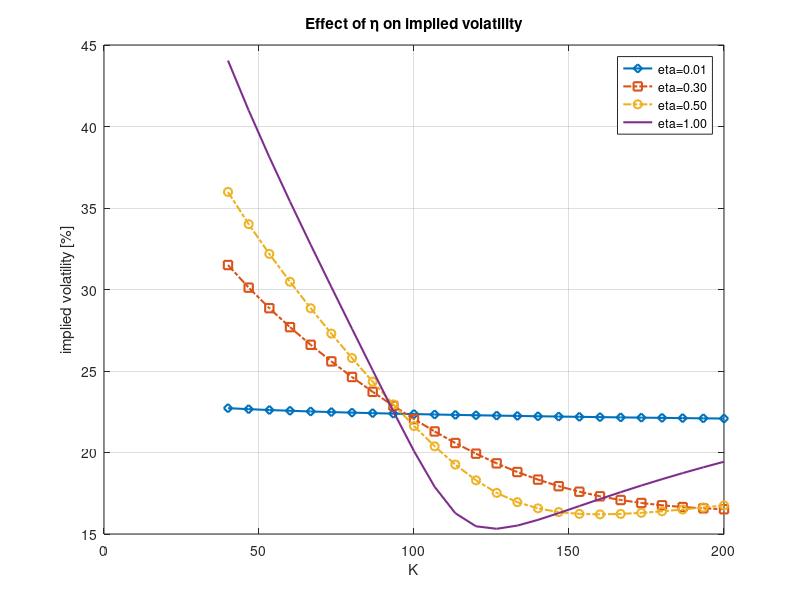
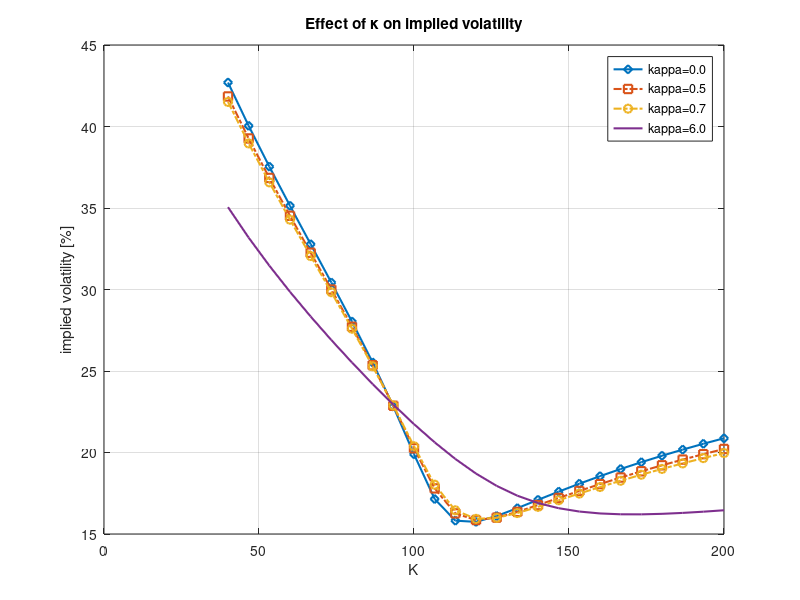
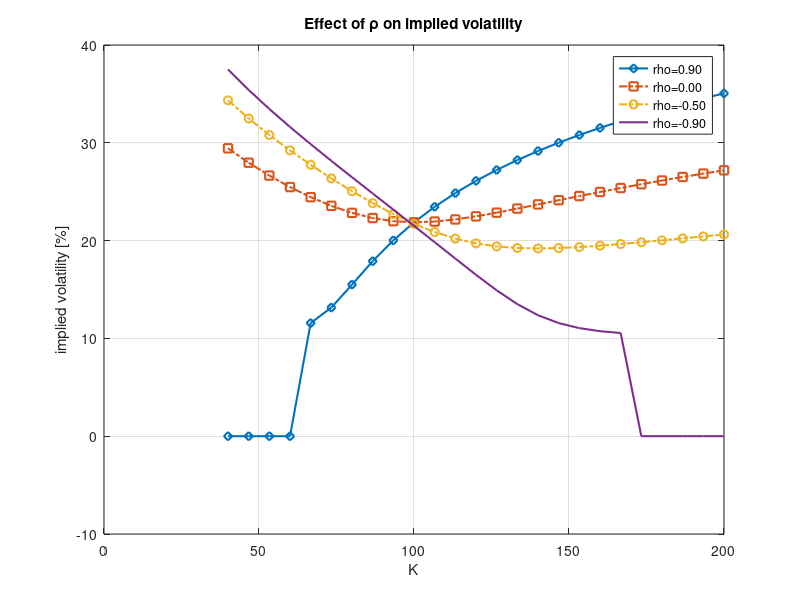
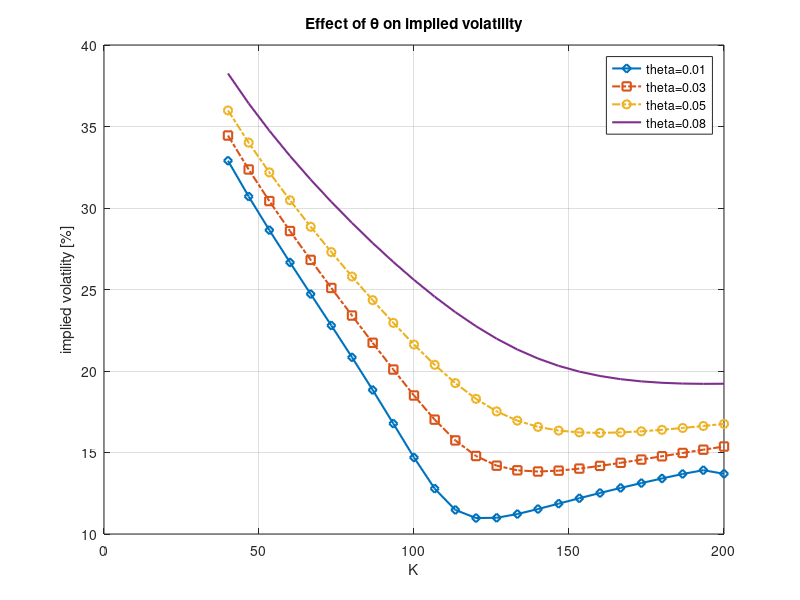

MATLAB code to generate these figures, in order:
function HestonModelImpliedVols
clc;clf;close all;

% Heston model parameters

T      = 0.5;
S0     = 100;
CP     = 'c';

kappa  = 5;
gamma  = 0.5; % eta (n) = gamma
vBar   = 0.05; % vBar = theta
rho    = -0.7;
v0     = 0.05;
r      = 0.01; % r = mu

% Range of strike prices

K      = linspace(40,200,25)'; 

% COS method settings

N = 500;
L = 5;

% Effect of gamma (eta)

gammaV = [0.01, 0.3, 0.5, 1];
ivM = zeros(length(K),length(gammaV));
argLegend = cell(5,1);
idx = 1;
for i=1:length(gammaV)
    gammaTemp = gammaV(i);

    % Compute ChF for the Heston model

    cf = @(u) ChFHeston(u, T, kappa,vBar,gammaTemp,rho, v0, r);

    % The COS method

    optPrice = CallPutOptionPriceCOSMthd(cf,CP,S0,r,T,K,N,L);
    for j = 1:length(K)
        strike = K(j);
        call   = optPrice(j);
        ivM(j,i) = ImpliedVolatility(CP,call,strike,T,S0,r,0.3)*100;
    end
    argLegend{idx} = sprintf('eta=%.2f',gammaTemp);
    idx = idx + 1;
end
MakeFigure(K, ivM,argLegend,'Effect of \eta on implied volatility')

% Effect of kappa

kappaV = [0.01, 0.5, 0.7, 6.0];
ivM = zeros(length(K),length(kappaV));
argLegend = cell(5,1);
idx = 1;
for i=1:length(kappaV)
    kappaTemp = kappaV(i);

    % Compute ChF for the Heston model

    cf = @(u) ChFHeston(u, T, kappaTemp,vBar,gamma,rho, v0, r);

    % The COS method

    optPrice = CallPutOptionPriceCOSMthd(cf,CP,S0,r,T,K,N,L);
    for j = 1:length(K)
        strike = K(j);
        call   = optPrice(j);
        ivM(j,i) = ImpliedVolatility(CP,call,strike,T,S0,r,0.3)*100;
    end
    argLegend{idx} = sprintf('kappa=%.1f',kappaTemp);
    idx = idx + 1;
end
MakeFigure(K, ivM,argLegend,'Effect of \kappa on implied volatility')

% Effect of rho

rhoV = [0.9, 0, -0.5, -0.9];
ivM = zeros(length(K),length(rhoV));
argLegend = cell(5,1);
idx = 1;
for i=1:length(rhoV)
    rhoTemp = rhoV(i);

    % Compute ChF for the Heston model

    cf = @(u) ChFHeston(u, T, kappa,vBar,gamma,rhoTemp, v0, r);

    % The COS method

    optPrice = CallPutOptionPriceCOSMthd(cf,CP,S0,r,T,K,N,L);
    for j = 1:length(K)
        strike = K(j);
        call   = optPrice(j);
        ivM(j,i) = ImpliedVolatility(CP,call,strike,T,S0,r,0.3)*100;
    end
    argLegend{idx} = sprintf('rho=%.2f',rhoTemp);
    idx = idx + 1;
end
MakeFigure(K, ivM,argLegend,'Effect of \rho on implied volatility')

% Effect of vBar (theta)

vBarV = [0.01, 0.03, 0.05, 0.08];
ivM = zeros(length(K),length(vBarV));
argLegend = cell(5,1);
idx = 1;
for i=1:length(rhoV)
    vBarTemp = vBarV(i);

    % Compute ChF for the Heston model

    cf = @(u) ChFHeston(u, T, kappa,vBarTemp,gamma,rho, v0, r);

    % The COS method

    optPrice = CallPutOptionPriceCOSMthd(cf,CP,S0,r,T,K,N,L);
    for j = 1:length(K)
        strike = K(j);
        call   = optPrice(j);
        ivM(j,i) = ImpliedVolatility(CP,call,strike,T,S0,r,0.3)*100;
    end
    argLegend{idx} = sprintf('theta=%.2f',vBarTemp);
    idx = idx + 1;
end
MakeFigure(K, ivM,argLegend,'Effect of \theta on implied volatility')

function cf=ChFHeston(u, tau, kappa,vBar,gamma,rho, v0, r)
i     = complex(0,1);

% Functions D_1 and g

D_1  = sqrt(((kappa -i*rho*gamma.*u).^2+(u.^2+i*u)*gamma^2));
g    = (kappa- i*rho*gamma*u-D_1)./(kappa-i*rho*gamma*u+D_1);    

% Complex-valued functions A and C

C = (1/gamma^2)*(1-exp(-D_1*tau))./(1-g.*exp(-D_1*tau)).*(kappa-gamma*rho*i*u-D_1);
A = i*u*r*(tau) + kappa*vBar*tau/gamma^2 * (kappa-gamma*rho*i*u-D_1)-2*kappa*vBar/gamma^2*log((1-g.*exp(-D_1*tau))./(1-g)); % exp(iuln(S0)) is excluded for better results

% ChF for the Heston model

cf = exp(A + C * v0);

function value = CallPutOptionPriceCOSMthd(cf,CP,S0,r,tau,K,N,L)
i = complex(0,1);


% cf   - Characteristic function, in the book denoted as \varphi
% CP   - C for call and P for put
% S0   - Initial stock price
% r    - Interest rate (constant)
% tau  - Time to maturity
% K    - Vector of strike prices
% N    - Number of expansion terms
% L    - Size of truncation domain (typ.:L=8 or L=10)

x0 = log(S0 ./ K);   

% Truncation domain

a = 0 - L * sqrt(tau); 
b = 0 + L * sqrt(tau);

k = 0:N-1;              % Row vector, index for expansion terms
u = k * pi / (b - a);   % ChF arguments

H_k = CallPutCoefficients(CP,a,b,k);
temp    = (cf(u) .* H_k).';
temp(1) = 0.5 * temp(1);      % Multiply the first element by 1/2

mat = exp(i * (x0 - a) * u);  % Matrix-vector manipulations

% Final output

value = exp(-r * tau) * K .* real(mat * temp);

% Coefficients H_k for the COS method

function H_k = CallPutCoefficients(CP,a,b,k)
    if lower(CP) == 'c' || CP == 1
        c = 0;
        d = b;
        [Chi_k,Psi_k] = Chi_Psi(a,b,c,d,k);
         if a < b && b < 0.0
            H_k = zeros([length(k),1]);
         else
            H_k = 2.0 / (b - a) * (Chi_k - Psi_k);
         end
    elseif lower(CP) == 'p' || CP == -1
        c = a;
        d = 0.0;
        [Chi_k,Psi_k]  = Chi_Psi(a,b,c,d,k);
         H_k = 2.0 / (b - a) * (- Chi_k + Psi_k);       
    end

function [chi_k,psi_k] = Chi_Psi(a,b,c,d,k)
    psi_k        = sin(k * pi * (d - a) / (b - a)) - sin(k * pi * (c - a)/(b - a));
    psi_k(2:end) = psi_k(2:end) * (b - a) ./ (k(2:end) * pi);
    psi_k(1)     = d - c;
    
    chi_k = 1.0 ./ (1.0 + (k * pi / (b - a)).^2); 
    expr1 = cos(k * pi * (d - a)/(b - a)) * exp(d)  - cos(k * pi... 
                  * (c - a) / (b - a)) * exp(c);
    expr2 = k * pi / (b - a) .* sin(k * pi * ...
                        (d - a) / (b - a))   - k * pi / (b - a) .* sin(k... 
                        * pi * (c - a) / (b - a)) * exp(c);
    chi_k = chi_k .* (expr1 + expr2);
    
% Closed-form expression of European call/put option with Black-Scholes formula

function value=BS_Call_Option_Price(CP,S_0,K,sigma,tau,r)

% Black-Scholes call option price

d1    = (log(S_0 ./ K) + (r + 0.5 * sigma^2) * tau) / (sigma * sqrt(tau));
d2    = d1 - sigma * sqrt(tau);
if lower(CP) == 'c' || lower(CP) == 1
    value =normcdf(d1) * S_0 - normcdf(d2) .* K * exp(-r * tau);
elseif lower(CP) == 'p' || lower(CP) == -1
    value =normcdf(-d2) .* K*exp(-r*tau) - normcdf(-d1)*S_0;
end

function impliedVol = ImpliedVolatility(CP,marketPrice,K,T,S_0,r,initialVol)
    func = @(sigma) (BS_Call_Option_Price(CP,S_0,K,sigma,T,r) - marketPrice).^1.0;
    impliedVol = fzero(func,initialVol);

function MakeFigure(X1, YMatrix1, argLegend,titleIn)

%CREATEFIGURE(X1,YMATRIX1)
%  X1:  vector of x data
%  YMATRIX1:  matrix of y data

%  Auto-generated by MATLAB on 16-Jan-2012 15:26:40

% Create figure

figure1 = figure('InvertHardcopy','off',...
    'Colormap',[0.061875 0.061875 0.061875;0.06875 0.06875 0.06875;0.075625 0.075625 0.075625;0.0825 0.0825 0.0825;0.089375 0.089375 0.089375;0.09625 0.09625 0.09625;0.103125 0.103125 0.103125;0.11 0.11 0.11;0.146875 0.146875 0.146875;0.18375 0.18375 0.18375;0.220625 0.220625 0.220625;0.2575 0.2575 0.2575;0.294375 0.294375 0.294375;0.33125 0.33125 0.33125;0.368125 0.368125 0.368125;0.405 0.405 0.405;0.441875 0.441875 0.441875;0.47875 0.47875 0.47875;0.515625 0.515625 0.515625;0.5525 0.5525 0.5525;0.589375 0.589375 0.589375;0.62625 0.62625 0.62625;0.663125 0.663125 0.663125;0.7 0.7 0.7;0.711875 0.711875 0.711875;0.72375 0.72375 0.72375;0.735625 0.735625 0.735625;0.7475 0.7475 0.7475;0.759375 0.759375 0.759375;0.77125 0.77125 0.77125;0.783125 0.783125 0.783125;0.795 0.795 0.795;0.806875 0.806875 0.806875;0.81875 0.81875 0.81875;0.830625 0.830625 0.830625;0.8425 0.8425 0.8425;0.854375 0.854375 0.854375;0.86625 0.86625 0.86625;0.878125 0.878125 0.878125;0.89 0.89 0.89;0.853125 0.853125 0.853125;0.81625 0.81625 0.81625;0.779375 0.779375 0.779375;0.7425 0.7425 0.7425;0.705625 0.705625 0.705625;0.66875 0.66875 0.66875;0.631875 0.631875 0.631875;0.595 0.595 0.595;0.558125 0.558125 0.558125;0.52125 0.52125 0.52125;0.484375 0.484375 0.484375;0.4475 0.4475 0.4475;0.410625 0.410625 0.410625;0.37375 0.37375 0.37375;0.336875 0.336875 0.336875;0.3 0.3 0.3;0.28125 0.28125 0.28125;0.2625 0.2625 0.2625;0.24375 0.24375 0.24375;0.225 0.225 0.225;0.20625 0.20625 0.20625;0.1875 0.1875 0.1875;0.16875 0.16875 0.16875;0.15 0.15 0.15],...
    'Color',[1 1 1]);

% Create axes

%axes1 = axes('Parent',figure1,'Color',[1 1 1]);
axes1 = axes('Parent',figure1);
grid on

% Uncomment the following line to preserve the X-limits of the axes
% xlim(axes1,[45 160]);
% Uncomment the following line to preserve the Y-limits of the axes
% ylim(axes1,[19 26]);
% Uncomment the following line to preserve the Z-limits of the axes
% zlim(axes1,[-1 1]);

box(axes1,'on');
hold(axes1,'all');

% Create multiple lines using matrix input to plot

% plot1 = plot(X1,YMatrix1,'Parent',axes1,'MarkerEdgeColor',[0 0 0],...
%     'LineWidth',1,...
%     'Color',[0 0 0]);

plot1 = plot(X1,YMatrix1,'Parent',axes1,...
    'LineWidth',1.5);
set(plot1(1),'Marker','diamond','DisplayName',argLegend{1});
set(plot1(2),'Marker','square','LineStyle','-.',...
    'DisplayName',argLegend{2});
set(plot1(3),'Marker','o','LineStyle','-.','DisplayName',argLegend{3});
set(plot1(4),'DisplayName',argLegend{4});

% Create xlabel

xlabel({'K'});

% Create ylabel

ylabel({'implied volatility [%]'});

% Create title

title(titleIn);

% Create legend

legend1 = legend(axes1,'show');
set(legend1,'Color',[1 1 1]);

